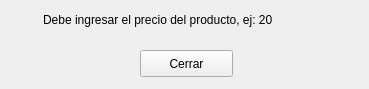
<?xml version="1.0" encoding="UTF-8"?>
<ui version="4.0">
 <class>Form</class>
 <widget class="QWidget" name="Form">
  <property name="geometry">
   <rect>
    <x>0</x>
    <y>0</y>
    <width>369</width>
    <height>89</height>
   </rect>
  </property>
  <property name="windowTitle">
   <string>Form</string>
  </property>
  <widget class="QLabel" name="label">
   <property name="geometry">
    <rect>
     <x>43</x>
     <y>10</y>
     <width>351</width>
     <height>20</height>
    </rect>
   </property>
   <property name="text">
    <string>Debe ingresar el precio del producto, ej: 20</string>
   </property>
  </widget>
  <widget class="QPushButton" name="pushButton">
   <property name="geometry">
    <rect>
     <x>140</x>
     <y>50</y>
     <width>93</width>
     <height>27</height>
    </rect>
   </property>
   <property name="text">
    <string>Cerrar</string>
   </property>
  </widget>
 </widget>
 <resources/>
 <connections>
  <connection>
   <sender>pushButton</sender>
   <signal>clicked()</signal>
   <receiver>Form</receiver>
   <slot>cerrar()</slot>
   <hints>
    <hint type="sourcelabel">
     <x>197</x>
     <y>68</y>
    </hint>
    <hint type="destinationlabel">
     <x>299</x>
     <y>83</y>
    </hint>
   </hints>
  </connection>
 </connections>
 <slots>
  <slot>cerrar()</slot>
 </slots>
</ui>
